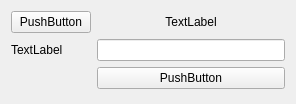
<?xml version="1.0" encoding="UTF-8"?>
<ui version="4.0">
 <class>Form</class>
 <widget class="QWidget" name="Form">
  <property name="geometry">
   <rect>
    <x>0</x>
    <y>0</y>
    <width>296</width>
    <height>104</height>
   </rect>
  </property>
  <property name="windowTitle">
   <string>Form</string>
  </property>
  <layout class="QVBoxLayout" name="verticalLayout">
   <item>
    <layout class="QFormLayout" name="formLayout">
     <item row="2" column="0">
      <widget class="QLabel" name="name_lable">
       <property name="text">
        <string>TextLabel</string>
       </property>
      </widget>
     </item>
     <item row="2" column="1">
      <widget class="QLineEdit" name="name"/>
     </item>
     <item row="3" column="1">
      <widget class="QPushButton" name="save_btn">
       <property name="text">
        <string>PushButton</string>
       </property>
      </widget>
     </item>
     <item row="1" column="0">
      <widget class="QPushButton" name="back_btn">
       <property name="text">
        <string>PushButton</string>
       </property>
      </widget>
     </item>
     <item row="1" column="1">
      <widget class="QLabel" name="h1_label">
       <property name="text">
        <string>TextLabel</string>
       </property>
       <property name="alignment">
        <set>Qt::AlignCenter</set>
       </property>
      </widget>
     </item>
    </layout>
   </item>
  </layout>
 </widget>
 <resources/>
 <connections/>
</ui>
